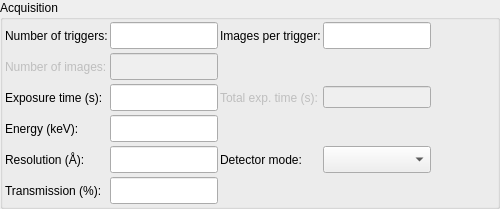
<?xml version="1.0" encoding="UTF-8"?>
<ui version="4.0">
 <class>AcquisitionWidgetVerticalLayout</class>
 <widget class="QWidget" name="AcquisitionWidgetVerticalLayout">
  <property name="geometry">
   <rect>
    <x>0</x>
    <y>0</y>
    <width>500</width>
    <height>206</height>
   </rect>
  </property>
  <property name="sizePolicy">
   <sizepolicy hsizetype="Preferred" vsizetype="Preferred">
    <horstretch>0</horstretch>
    <verstretch>0</verstretch>
   </sizepolicy>
  </property>
  <property name="maximumSize">
   <size>
    <width>32767</width>
    <height>32767</height>
   </size>
  </property>
  <property name="windowTitle">
   <string>Acquisition widget</string>
  </property>
  <layout class="QGridLayout" name="gridLayout">
   <property name="margin">
    <number>0</number>
   </property>
   <item row="0" column="0">
    <widget class="QGroupBox" name="acq_gbox">
     <property name="sizePolicy">
      <sizepolicy hsizetype="Preferred" vsizetype="Fixed">
       <horstretch>0</horstretch>
       <verstretch>0</verstretch>
      </sizepolicy>
     </property>
     <property name="maximumSize">
      <size>
       <width>32767</width>
       <height>32767</height>
      </size>
     </property>
     <property name="title">
      <string>Acquisition</string>
     </property>
     <layout class="QGridLayout" name="gridLayout_2">
      <property name="margin">
       <number>2</number>
      </property>
      <property name="spacing">
       <number>2</number>
      </property>
      <item row="0" column="0">
       <layout class="QGridLayout" name="gridLayout_3">
        <property name="horizontalSpacing">
         <number>2</number>
        </property>
        <property name="verticalSpacing">
         <number>4</number>
        </property>
        <property name="leftMargin">
         <number>0</number>
        </property>
        <property name="topMargin">
         <number>0</number>
        </property>
        <item row="0" column="1">
         <widget class="QLineEdit" name="num_triggers_ledit">
          <property name="enabled">
           <bool>true</bool>
          </property>
          <property name="minimumSize">
           <size>
            <width>50</width>
            <height>27</height>
           </size>
          </property>
          <property name="maximumSize">
           <size>
            <width>120</width>
            <height>27</height>
           </size>
          </property>
         </widget>
        </item>
        <item row="1" column="1">
         <widget class="QLineEdit" name="num_images_ledit">
          <property name="enabled">
           <bool>false</bool>
          </property>
          <property name="minimumSize">
           <size>
            <width>50</width>
            <height>27</height>
           </size>
          </property>
          <property name="maximumSize">
           <size>
            <width>120</width>
            <height>27</height>
           </size>
          </property>
         </widget>
        </item>
        <item row="3" column="0">
         <widget class="QLabel" name="energy_label">
          <property name="minimumSize">
           <size>
            <width>0</width>
            <height>27</height>
           </size>
          </property>
          <property name="maximumSize">
           <size>
            <width>16777215</width>
            <height>27</height>
           </size>
          </property>
          <property name="text">
           <string>Energy (keV):</string>
          </property>
          <property name="wordWrap">
           <bool>false</bool>
          </property>
         </widget>
        </item>
        <item row="5" column="0">
         <widget class="QLabel" name="transmission_label">
          <property name="sizePolicy">
           <sizepolicy hsizetype="Preferred" vsizetype="Preferred">
            <horstretch>0</horstretch>
            <verstretch>0</verstretch>
           </sizepolicy>
          </property>
          <property name="minimumSize">
           <size>
            <width>0</width>
            <height>27</height>
           </size>
          </property>
          <property name="maximumSize">
           <size>
            <width>16777215</width>
            <height>27</height>
           </size>
          </property>
          <property name="text">
           <string>Transmission (%):</string>
          </property>
          <property name="wordWrap">
           <bool>false</bool>
          </property>
         </widget>
        </item>
        <item row="3" column="1">
         <widget class="QLineEdit" name="energy_ledit">
          <property name="minimumSize">
           <size>
            <width>50</width>
            <height>27</height>
           </size>
          </property>
          <property name="maximumSize">
           <size>
            <width>120</width>
            <height>27</height>
           </size>
          </property>
         </widget>
        </item>
        <item row="2" column="0">
         <widget class="QLabel" name="exp_time_label">
          <property name="minimumSize">
           <size>
            <width>0</width>
            <height>27</height>
           </size>
          </property>
          <property name="maximumSize">
           <size>
            <width>16777215</width>
            <height>27</height>
           </size>
          </property>
          <property name="text">
           <string>Exposure time (s):</string>
          </property>
          <property name="wordWrap">
           <bool>false</bool>
          </property>
         </widget>
        </item>
        <item row="1" column="0">
         <widget class="QLabel" name="num_images_label">
          <property name="enabled">
           <bool>false</bool>
          </property>
          <property name="minimumSize">
           <size>
            <width>0</width>
            <height>27</height>
           </size>
          </property>
          <property name="maximumSize">
           <size>
            <width>16777215</width>
            <height>27</height>
           </size>
          </property>
          <property name="acceptDrops">
           <bool>true</bool>
          </property>
          <property name="text">
           <string>Number of images:</string>
          </property>
          <property name="wordWrap">
           <bool>false</bool>
          </property>
         </widget>
        </item>
        <item row="0" column="4">
         <widget class="QLineEdit" name="num_images_per_trigger_ledit">
          <property name="minimumSize">
           <size>
            <width>50</width>
            <height>27</height>
           </size>
          </property>
          <property name="maximumSize">
           <size>
            <width>120</width>
            <height>27</height>
           </size>
          </property>
         </widget>
        </item>
        <item row="2" column="1">
         <widget class="QLineEdit" name="exp_time_ledit">
          <property name="minimumSize">
           <size>
            <width>50</width>
            <height>27</height>
           </size>
          </property>
          <property name="maximumSize">
           <size>
            <width>120</width>
            <height>27</height>
           </size>
          </property>
         </widget>
        </item>
        <item row="4" column="1">
         <widget class="QLineEdit" name="resolution_ledit">
          <property name="minimumSize">
           <size>
            <width>50</width>
            <height>27</height>
           </size>
          </property>
          <property name="maximumSize">
           <size>
            <width>120</width>
            <height>27</height>
           </size>
          </property>
         </widget>
        </item>
        <item row="5" column="1">
         <widget class="QLineEdit" name="transmission_ledit">
          <property name="minimumSize">
           <size>
            <width>50</width>
            <height>27</height>
           </size>
          </property>
          <property name="maximumSize">
           <size>
            <width>120</width>
            <height>27</height>
           </size>
          </property>
         </widget>
        </item>
        <item row="0" column="3">
         <widget class="QLabel" name="images_per_trigger_label">
          <property name="minimumSize">
           <size>
            <width>0</width>
            <height>27</height>
           </size>
          </property>
          <property name="maximumSize">
           <size>
            <width>1200</width>
            <height>27</height>
           </size>
          </property>
          <property name="text">
           <string>Images per trigger:</string>
          </property>
          <property name="wordWrap">
           <bool>false</bool>
          </property>
         </widget>
        </item>
        <item row="4" column="0">
         <widget class="QLabel" name="resolution_label">
          <property name="minimumSize">
           <size>
            <width>0</width>
            <height>27</height>
           </size>
          </property>
          <property name="maximumSize">
           <size>
            <width>16777215</width>
            <height>27</height>
           </size>
          </property>
          <property name="text">
           <string>Resolution (Å):</string>
          </property>
          <property name="wordWrap">
           <bool>false</bool>
          </property>
         </widget>
        </item>
        <item row="0" column="0">
         <widget class="QLabel" name="num_triggers_label">
          <property name="text">
           <string>Number of triggers:</string>
          </property>
         </widget>
        </item>
        <item row="4" column="3">
         <widget class="QLabel" name="detector_roi_mode_label">
          <property name="enabled">
           <bool>true</bool>
          </property>
          <property name="sizePolicy">
           <sizepolicy hsizetype="Fixed" vsizetype="Preferred">
            <horstretch>0</horstretch>
            <verstretch>0</verstretch>
           </sizepolicy>
          </property>
          <property name="minimumSize">
           <size>
            <width>0</width>
            <height>27</height>
           </size>
          </property>
          <property name="maximumSize">
           <size>
            <width>1200</width>
            <height>27</height>
           </size>
          </property>
          <property name="text">
           <string>Detector mode:</string>
          </property>
          <property name="wordWrap">
           <bool>false</bool>
          </property>
         </widget>
        </item>
        <item row="4" column="4">
         <widget class="QComboBox" name="detector_roi_mode_combo">
          <property name="enabled">
           <bool>true</bool>
          </property>
          <property name="minimumSize">
           <size>
            <width>50</width>
            <height>27</height>
           </size>
          </property>
          <property name="maximumSize">
           <size>
            <width>120</width>
            <height>27</height>
           </size>
          </property>
          <property name="toolTip">
           <string>Select necesaary detector mode</string>
          </property>
         </widget>
        </item>
        <item row="2" column="4">
         <widget class="QLineEdit" name="exp_time_total_ledit">
          <property name="minimumSize">
           <size>
            <width>50</width>
            <height>0</height>
           </size>
          </property>
          <property name="maximumSize">
           <size>
            <width>120</width>
            <height>16777215</height>
           </size>
          </property>
          <property name="enabled">
           <bool>false</bool>
          </property>
         </widget>
        </item>
        <item row="2" column="3">
         <widget class="QLabel" name="total_exp_time_label">
          <property name="enabled">
           <bool>false</bool>
          </property>
          <property name="text">
           <string>Total exp. time (s):</string>
          </property>
         </widget>
        </item>
       </layout>
      </item>
      <item row="0" column="1">
       <spacer name="horizontalSpacer">
        <property name="orientation">
         <enum>Qt::Horizontal</enum>
        </property>
        <property name="sizeHint" stdset="0">
         <size>
          <width>40</width>
          <height>20</height>
         </size>
        </property>
       </spacer>
      </item>
     </layout>
    </widget>
   </item>
  </layout>
 </widget>
 <layoutdefault spacing="6" margin="11"/>
 <pixmapfunction>qPixmapFromMimeSource</pixmapfunction>
 <resources/>
 <connections/>
</ui>
